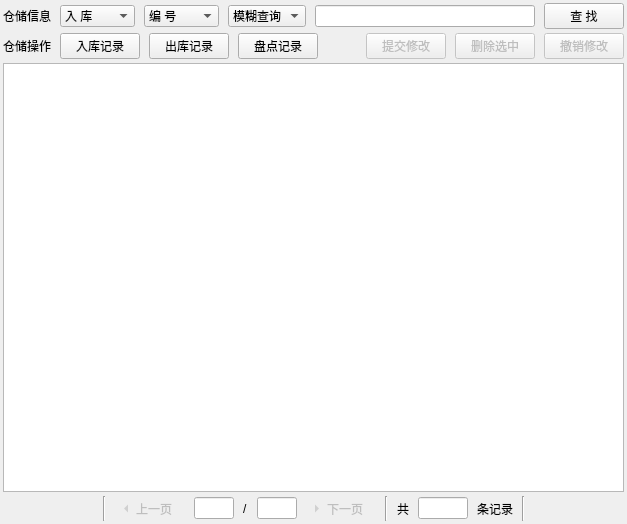
<?xml version="1.0" encoding="UTF-8"?>
<ui version="4.0">
 <class>tabstoragestreamwindow</class>
 <widget class="QWidget" name="tabstoragestreamwindow">
  <property name="geometry">
   <rect>
    <x>0</x>
    <y>0</y>
    <width>627</width>
    <height>524</height>
   </rect>
  </property>
  <property name="windowTitle">
   <string>Form</string>
  </property>
  <layout class="QGridLayout" name="gridLayout">
   <property name="leftMargin">
    <number>3</number>
   </property>
   <property name="topMargin">
    <number>3</number>
   </property>
   <property name="rightMargin">
    <number>3</number>
   </property>
   <property name="bottomMargin">
    <number>3</number>
   </property>
   <property name="horizontalSpacing">
    <number>0</number>
   </property>
   <property name="verticalSpacing">
    <number>4</number>
   </property>
   <item row="0" column="0">
    <layout class="QHBoxLayout" name="horizontalLayout_3">
     <property name="spacing">
      <number>9</number>
     </property>
     <item>
      <widget class="QLabel" name="label">
       <property name="text">
        <string>仓储信息</string>
       </property>
      </widget>
     </item>
     <item>
      <widget class="QComboBox" name="tabstream_tablecombox">
       <property name="minimumSize">
        <size>
         <width>75</width>
         <height>0</height>
        </size>
       </property>
       <item>
        <property name="text">
         <string>入 库</string>
        </property>
       </item>
       <item>
        <property name="text">
         <string>出 库</string>
        </property>
       </item>
       <item>
        <property name="text">
         <string>盘 点</string>
        </property>
       </item>
      </widget>
     </item>
     <item>
      <widget class="QComboBox" name="tabstream_choicecombox">
       <property name="minimumSize">
        <size>
         <width>75</width>
         <height>0</height>
        </size>
       </property>
       <item>
        <property name="text">
         <string>编 号</string>
        </property>
       </item>
       <item>
        <property name="text">
         <string>时 间</string>
        </property>
       </item>
       <item>
        <property name="text">
         <string>位 置</string>
        </property>
       </item>
       <item>
        <property name="text">
         <string>管 料</string>
        </property>
       </item>
       <item>
        <property name="text">
         <string>数 量</string>
        </property>
       </item>
       <item>
        <property name="text">
         <string>状 态</string>
        </property>
       </item>
       <item>
        <property name="text">
         <string>负责人</string>
        </property>
       </item>
      </widget>
     </item>
     <item>
      <widget class="QComboBox" name="tabstream_optioncombox">
       <property name="minimumSize">
        <size>
         <width>75</width>
         <height>0</height>
        </size>
       </property>
       <item>
        <property name="text">
         <string>模糊查询</string>
        </property>
       </item>
       <item>
        <property name="text">
         <string>精确查询</string>
        </property>
       </item>
      </widget>
     </item>
     <item>
      <widget class="QLineEdit" name="tabstream_choicetext"/>
     </item>
     <item>
      <widget class="QPushButton" name="tabstream_querybutton">
       <property name="minimumSize">
        <size>
         <width>60</width>
         <height>23</height>
        </size>
       </property>
       <property name="text">
        <string>查 找</string>
       </property>
      </widget>
     </item>
    </layout>
   </item>
   <item row="1" column="0">
    <layout class="QHBoxLayout" name="horizontalLayout_4">
     <property name="spacing">
      <number>9</number>
     </property>
     <item>
      <widget class="QLabel" name="label_2">
       <property name="text">
        <string>仓储操作</string>
       </property>
      </widget>
     </item>
     <item>
      <widget class="QPushButton" name="tabstream_inbutton">
       <property name="text">
        <string>入库记录</string>
       </property>
      </widget>
     </item>
     <item>
      <widget class="QPushButton" name="tabstream_outbutton">
       <property name="text">
        <string>出库记录</string>
       </property>
      </widget>
     </item>
     <item>
      <widget class="QPushButton" name="tabstream_inventorybutton">
       <property name="text">
        <string>盘点记录</string>
       </property>
      </widget>
     </item>
     <item>
      <spacer name="horizontalSpacer">
       <property name="orientation">
        <enum>Qt::Horizontal</enum>
       </property>
       <property name="sizeHint" stdset="0">
        <size>
         <width>40</width>
         <height>20</height>
        </size>
       </property>
      </spacer>
     </item>
     <item>
      <widget class="QPushButton" name="tabstream_submitbutton">
       <property name="enabled">
        <bool>false</bool>
       </property>
       <property name="text">
        <string>提交修改</string>
       </property>
      </widget>
     </item>
     <item>
      <widget class="QPushButton" name="tabstream_deletebutton">
       <property name="enabled">
        <bool>false</bool>
       </property>
       <property name="text">
        <string>删除选中</string>
       </property>
      </widget>
     </item>
     <item>
      <widget class="QPushButton" name="tabstream_cancelbutton">
       <property name="enabled">
        <bool>false</bool>
       </property>
       <property name="text">
        <string>撤销修改</string>
       </property>
      </widget>
     </item>
    </layout>
   </item>
   <item row="2" column="0">
    <widget class="QTableView" name="tabstream_table">
     <property name="verticalScrollBarPolicy">
      <enum>Qt::ScrollBarAlwaysOff</enum>
     </property>
     <property name="editTriggers">
      <set>QAbstractItemView::NoEditTriggers</set>
     </property>
     <attribute name="horizontalHeaderMinimumSectionSize">
      <number>30</number>
     </attribute>
    </widget>
   </item>
   <item row="3" column="0">
    <layout class="QHBoxLayout" name="horizontalLayout_7">
     <property name="spacing">
      <number>9</number>
     </property>
     <item>
      <spacer name="horizontalSpacer_10">
       <property name="orientation">
        <enum>Qt::Horizontal</enum>
       </property>
       <property name="sizeHint" stdset="0">
        <size>
         <width>40</width>
         <height>20</height>
        </size>
       </property>
      </spacer>
     </item>
     <item>
      <widget class="Line" name="line_5">
       <property name="orientation">
        <enum>Qt::Vertical</enum>
       </property>
      </widget>
     </item>
     <item>
      <widget class="QToolButton" name="tabstream_lastbutton">
       <property name="enabled">
        <bool>false</bool>
       </property>
       <property name="text">
        <string>上一页</string>
       </property>
       <property name="toolButtonStyle">
        <enum>Qt::ToolButtonTextBesideIcon</enum>
       </property>
       <property name="autoRaise">
        <bool>true</bool>
       </property>
       <property name="arrowType">
        <enum>Qt::LeftArrow</enum>
       </property>
      </widget>
     </item>
     <item>
      <widget class="QLineEdit" name="tabstream_currenttext">
       <property name="maximumSize">
        <size>
         <width>40</width>
         <height>16777215</height>
        </size>
       </property>
       <property name="alignment">
        <set>Qt::AlignCenter</set>
       </property>
      </widget>
     </item>
     <item>
      <widget class="QLabel" name="label_10">
       <property name="text">
        <string>/</string>
       </property>
      </widget>
     </item>
     <item>
      <widget class="QLineEdit" name="tabstream_totaltext">
       <property name="maximumSize">
        <size>
         <width>40</width>
         <height>16777215</height>
        </size>
       </property>
       <property name="alignment">
        <set>Qt::AlignCenter</set>
       </property>
       <property name="readOnly">
        <bool>true</bool>
       </property>
      </widget>
     </item>
     <item>
      <widget class="QToolButton" name="tabstream_nextbutton">
       <property name="enabled">
        <bool>false</bool>
       </property>
       <property name="text">
        <string>下一页</string>
       </property>
       <property name="toolButtonStyle">
        <enum>Qt::ToolButtonTextBesideIcon</enum>
       </property>
       <property name="autoRaise">
        <bool>true</bool>
       </property>
       <property name="arrowType">
        <enum>Qt::RightArrow</enum>
       </property>
      </widget>
     </item>
     <item>
      <widget class="Line" name="line_4">
       <property name="orientation">
        <enum>Qt::Vertical</enum>
       </property>
      </widget>
     </item>
     <item>
      <widget class="QLabel" name="label_3">
       <property name="text">
        <string>共</string>
       </property>
      </widget>
     </item>
     <item>
      <widget class="QLineEdit" name="tabstream_totalnumtext">
       <property name="maximumSize">
        <size>
         <width>50</width>
         <height>16777215</height>
        </size>
       </property>
       <property name="alignment">
        <set>Qt::AlignCenter</set>
       </property>
       <property name="readOnly">
        <bool>true</bool>
       </property>
      </widget>
     </item>
     <item>
      <widget class="QLabel" name="label_4">
       <property name="text">
        <string>条记录</string>
       </property>
      </widget>
     </item>
     <item>
      <widget class="Line" name="line">
       <property name="orientation">
        <enum>Qt::Vertical</enum>
       </property>
      </widget>
     </item>
     <item>
      <spacer name="horizontalSpacer_11">
       <property name="orientation">
        <enum>Qt::Horizontal</enum>
       </property>
       <property name="sizeHint" stdset="0">
        <size>
         <width>40</width>
         <height>20</height>
        </size>
       </property>
      </spacer>
     </item>
    </layout>
   </item>
  </layout>
 </widget>
 <resources/>
 <connections/>
</ui>
